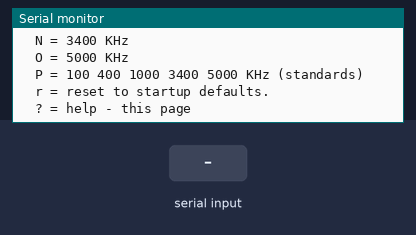
The sketch below on a simulated Teensy 4. On the bench: the last lines printed to the serial monitor. Inputs (shaded band) come from the test bench.

Above: at 1.2 s.
1.3 s: "@" received over Serial
At 1.7 s:
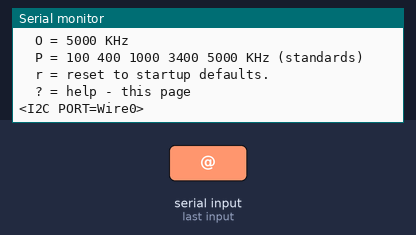
2.8 s: "s" received over Serial
At 2.91 s:
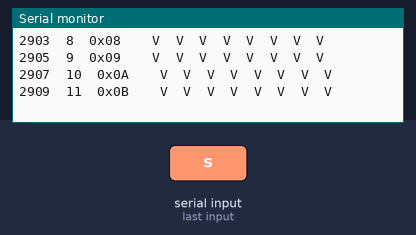
4.3 s: "d" received over Serial
At 5.2 s:
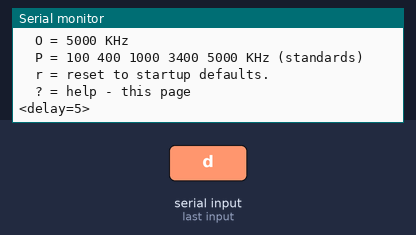
5.8 s: "h" received over Serial
At 6.4 s:
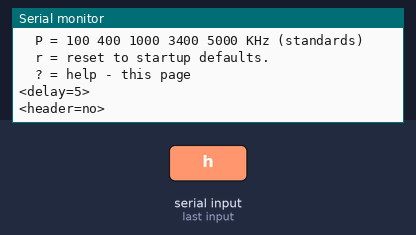
7.3 s: "p" received over Serial
At 8.5 s:
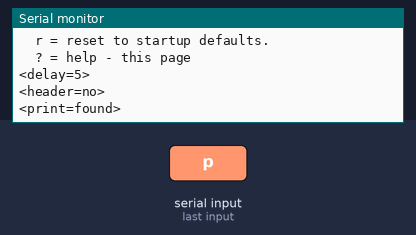
8.8 s: "i" received over Serial
At 9.8 s:
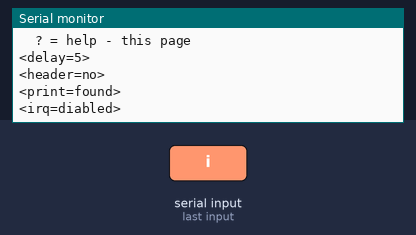
Timing chart, 0 to 11.3 s (numbered marks = the images above; inputs shaded):
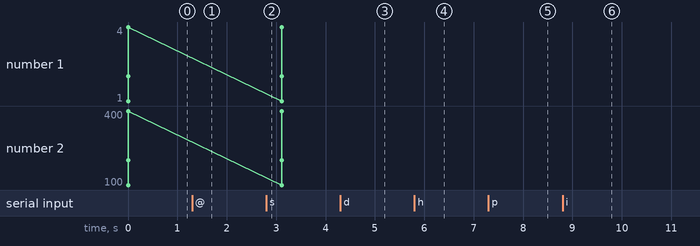

The sketch:

MultiSpeedI2CScanner.ino
```cpp
//
//    FILE: MultiSpeedI2CScanner.ino
//  AUTHOR: Rob Tillaart
// VERSION: 0.1.17
// PURPOSE: I2C scanner at different speeds
//    DATE: 2013-11-05
//     URL: https://github.com/RobTillaart/MultiSpeedI2CScanner
//     URL: http://forum.arduino.cc/index.php?topic=197360
//


#include <Arduino.h>
#include <Wire.h>

//  FOR INTERNAL I2C BUS NANO 33 BLE
//  #define WIRE_IMPLEMENT_WIRE1 1
//  extern TwoWire Wire1;

TwoWire *wire;

const char version[] = "0.1.16";


//  INTERFACE COUNT (TESTED TEENSY 3.5 AND ARDUINO DUE ONLY)
int wirePortCount = 1;
int selectedWirePort = 0;


//  scans devices from 50 to 800 KHz I2C speeds.
//  speed lower than 50 and above 400 can cause problems
long speed[10] = { 100, 200, 300, 400 };
int speeds;

int addressStart = 8;
int addressEnd = 119;


//  DELAY BETWEEN TESTS
//  for delay between tests of found devices.
#ifndef RESTORE_LATENCY
#define RESTORE_LATENCY       5
#endif

bool delayFlag = false;


//  MINIMIZE OUTPUT
bool printAll = true;
bool header = true;
bool disableIRQ = false;


//  STATE MACHINE
enum states {
  STOP, ONCE, CONT, HELP
};
states state = STOP;


//  TIMING
uint32_t startScan;
uint32_t stopScan;


///////////////////////////////////////////////////////////////////////////
//
// MAIN CODE
//
void setup()
{
  Serial.begin(115200);
  while (!Serial);

#if defined (ESP8266) || defined(ESP32)
  uint8_t sda = 14;  //  21
  uint8_t scl = 15;  //  22
  Wire.begin(sda, scl, 100000);  //  ESP32 - change config pins if needed.
#else
  Wire.begin();
#endif

#if defined WIRE_IMPLEMENT_WIRE1 || WIRE_INTERFACES_COUNT > 1
  Wire1.begin();
  wirePortCount++;
#endif
#if defined WIRE_IMPLEMENT_WIRE2 || WIRE_INTERFACES_COUNT > 2
  Wire2.begin();
  wirePortCount++;
#endif
#if defined WIRE_IMPLEMENT_WIRE3 || WIRE_INTERFACES_COUNT > 3
  Wire3.begin();
  wirePortCount++;
#endif
#if defined WIRE_IMPLEMENT_WIRE4 || WIRE_INTERFACES_COUNT > 4
  Wire4.begin();
  wirePortCount++;
#endif
#if defined WIRE_IMPLEMENT_WIRE5 || WIRE_INTERFACES_COUNT > 5
  Wire5.begin();
  wirePortCount++;
#endif

  wire = &Wire;

  Serial.println();
  reset();
}


void loop()
{
  yield();
  char command = getCommand();
  switch (command)
  {
    case '@':
      selectedWirePort = (selectedWirePort + 1) % wirePortCount;
      Serial.print(F("<I2C PORT=Wire"));
      Serial.print(selectedWirePort);
      Serial.println(F(">"));
      switch (selectedWirePort)
      {
        case 0:
          wire = &Wire;
          break;
#if defined WIRE_IMPLEMENT_WIRE1 || WIRE_INTERFACES_COUNT > 1
        case 1:
          wire = &Wire1;
          break;
#endif
#if defined WIRE_IMPLEMENT_WIRE2 || WIRE_INTERFACES_COUNT > 2
        case 2:
          wire = &Wire2;
          break;
#endif
#if defined WIRE_IMPLEMENT_WIRE3 || WIRE_INTERFACES_COUNT > 3
        case 3:
          wire = &Wire3;
          break;
#endif
#if defined WIRE_IMPLEMENT_WIRE4 || WIRE_INTERFACES_COUNT > 4
        case 4:
          wire = &Wire4;
          break;
#endif
#if defined WIRE_IMPLEMENT_WIRE5 || WIRE_INTERFACES_COUNT > 5
        case 5:
          wire = &Wire5;
          break;
#endif
      }
      break;

    case 's':
      state = ONCE;
      break;
    case 'c':
      state = CONT;
      break;
    case 'd':
      delayFlag = !delayFlag;
      Serial.print(F("<delay="));
      Serial.println(delayFlag ? F("5>") : F("0>"));
      break;

    case 'e':
      // eeprom test TODO
      break;

    case 'h':
      header = !header;
      Serial.print(F("<header="));
      Serial.println(header ? F("yes>") : F("no>"));
      break;
    case 'p':
      printAll = !printAll;
      Serial.print(F("<print="));
      Serial.println(printAll ? F("all>") : F("found>"));
      break;
    case 'i':
      disableIRQ = !disableIRQ;
      Serial.print(F("<irq="));
      Serial.println(disableIRQ ? F("diabled>") : F("enabled>"));
      break;

    case '0':
    case '1':
    case '2':
    case '4':
    case '8':
    case '9':
    case 'M':
    case 'N':
    case 'O':
    case 'P':
      setSpeed(command);
      break;

    case 'r':
      reset();
      break;

    case 'a':
      setAddress();
      break;

    case 'q':
    case '?':
      state = HELP;
      break;
    default:
      break;
  }

  switch (state)
  {
    case ONCE:
      I2Cscan();
      state = HELP;
      break;
    case CONT:
      I2Cscan();
      delay(1000);
      break;
    case HELP:
      displayHelp();
      state = STOP;
      break;
    case STOP:
      break;
    default: // ignore all non commands
      break;
  }
}

//////////////////////////////////////////////////////////////////////

void reset()
{
  setSpeed('9');
  selectedWirePort = 0;
  addressStart     = 8;
  addressEnd       = 119;

  delayFlag  = false;
  printAll   = true;
  header     = true;
  disableIRQ = false;

  state = STOP;

  displayHelp();
}


void setAddress()
{
  if (addressStart == 0)
  {
    addressStart = 8;
    addressEnd = 119;
  }
  else
  {
    addressStart = 0;
    addressEnd = 127;
  }
  Serial.print(F("<address Range = "));
  Serial.print(addressStart);
  Serial.print(F(".."));
  Serial.print(addressEnd);
  Serial.println(F(">"));

}


void setSpeed(char sp)
{
  switch (sp)
  {
    case '1':
      speed[0] = 100;
      speeds = 1;
      break;
    case '2':
      speed[0] = 200;
      speeds = 1;
      break;
    case '4':
      speed[0] = 400;
      speeds = 1;
      break;
    case '8':
      speed[0] = 800;
      speeds = 1;
      break;
    case '9':  // limited to 400 KHz
      speeds = 8;
      for (int i = 1; i <= speeds; i++) speed[i - 1] = i * 50;
      break;
    case '0':  // limited to 800 KHz
      speeds = 8;
      for (int i = 1; i <= speeds; i++) speed[i - 1] = i * 100;
      break;

    // new in 0.1.10 - experimental
    case 'M':
      speed[0] = 1000;
      speeds = 1;
      break;
    case 'N':
      speed[0] = 3400;
      speeds = 1;
      break;
    case 'O':
      speed[0] = 5000;
      speeds = 1;
      break;
    case 'P':
      speed[0] = 100;
      speed[1] = 400;
      speed[2] = 1000;
      speed[3] = 3400;
      speed[4] = 5000;
      speeds = 5;
      break;
  }
  Serial.print("<speeds =");
  for (int i = 0; i < speeds; i++)
  {
    Serial.print(' ');
    Serial.print(speed[i]);
  }
  Serial.println(" >");
}


char getCommand()
{
  char c = '\0';
  if (Serial.available())
  {
    c = Serial.read();
  }
  return c;
}


void displayHelp()
{
  Serial.print(F("\nArduino MultiSpeed I2C Scanner - "));
  Serial.println(version);
  Serial.println();
  Serial.print(F("I2C ports: "));
  Serial.print(wirePortCount);
  Serial.print(F("  Current: Wire"));
  Serial.println(selectedWirePort);
  Serial.println(F("\t@ = toggle Wire - Wire1 .. Wire5 [e.g. TEENSY or Arduino Due]"));

  Serial.println(F("Scan mode:"));
  Serial.println(F("\ts = single scan"));
  Serial.println(F("\tc = continuous scan - 1 second delay"));
  Serial.println(F("\tq = quit continuous scan"));
  Serial.println(F("\td = toggle latency delay between successful tests. 0 - 5 ms"));
  Serial.println(F("\ti = toggle enable/disable interrupts"));

  Serial.println(F("Output:"));
  Serial.println(F("\tp = toggle printAll - printFound."));
  Serial.println(F("\th = toggle header - noHeader."));
  Serial.println(F("\ta = toggle address range, 0..127 - 8..119 (default)"));

  Serial.println(F("Speeds:"));
  Serial.println(F("\t0 = 100..800 KHz - step 100  (warning - can block!!)"));
  Serial.println(F("\t1 = 100 KHz"));
  Serial.println(F("\t2 = 200 KHz"));
  Serial.println(F("\t4 = 400 KHz"));
  Serial.println(F("\t9 = 50..400 KHz - step 50     < DEFAULT >"));
  Serial.println();
  Serial.println(F("\t!! HIGH SPEEDS - WARNING - can block - not applicable for UNO"));
  Serial.println(F("\t8 =  800 KHz"));
  Serial.println(F("\tM = 1000 KHz"));
  Serial.println(F("\tN = 3400 KHz"));
  Serial.println(F("\tO = 5000 KHz"));
  Serial.println(F("\tP = 100 400 1000 3400 5000 KHz (standards)"));
  Serial.println(F("\n\tr = reset to startup defaults."));
  Serial.println(F("\t? = help - this page"));
  Serial.println();
}


void I2Cscan()
{
  startScan = millis();
  uint8_t count = 0;

  if (disableIRQ)
  {
    noInterrupts();
  }

  if (header)
  {
    Serial.print(F("TIME\tDEC\tHEX\t"));
    for (uint8_t s = 0; s < speeds; s++)
    {
      Serial.print(F("\t"));
      Serial.print(speed[s]);
    }
    Serial.println(F("\t[KHz]"));
    for (uint8_t s = 0; s < speeds + 5; s++)
    {
      Serial.print(F("--------"));
    }
    Serial.println();
    delay(100);
  }

  for (uint8_t address = addressStart; address <= addressEnd; address++)
  {
    bool printLine = printAll;
    bool found[speeds];
    bool fnd = false;

    for (uint8_t s = 0; s < speeds ; s++)
    {
      yield();    // keep ESP happy

#if ARDUINO < 158 && defined (TWBR)
      uint16_t PREV_TWBR = TWBR;
      TWBR = (F_CPU / (speed[s] * 1000) - 16) / 2;
      if (TWBR < 2)
      {
        Serial.println("ERROR: not supported speed");
        TWBR = PREV_TWBR;
        return;
      }
#else
      wire->setClock(speed[s] * 1000UL);
#endif
      wire->beginTransmission (address);
      found[s] = (wire->endTransmission () == 0);
      fnd |= found[s];
      // give device 5 millis
      if (fnd && delayFlag) delay(RESTORE_LATENCY);
    }

    if (fnd) count++;
    printLine |= fnd;

    if (printLine)
    {
      Serial.print(millis());
      Serial.print(F("\t"));
      Serial.print(address, DEC);
      Serial.print(F("\t0x"));
      if (address < 0x10) Serial.print(0, HEX);
      Serial.print(address, HEX);
      Serial.print(F("\t"));

      for (uint8_t s = 0; s < speeds ; s++)
      {
        Serial.print(F("\t"));
        Serial.print(found[s] ? F("V") : F("."));
      }
      Serial.println();
    }
  }

/*
  //  FOOTER
  if (header)
  {
    for (uint8_t s = 0; s < speeds + 5; s++)
    {
      Serial.print(F("--------"));
    }
    Serial.println();

    Serial.print(F("TIME\tDEC\tHEX\t"));
    for (uint8_t s = 0; s < speeds; s++)
    {
      Serial.print(F("\t"));
      Serial.print(speed[s]);
    }
    Serial.println(F("\t[KHz]"));
  }
*/

  stopScan = millis();
  if (header)
  {
    Serial.println();
    Serial.print(count);
    Serial.print(F(" devices found in "));
    Serial.print(stopScan - startScan);
    Serial.println(F(" milliseconds."));
  }

  interrupts();
}


// -- END OF FILE --
```

Measured:
- after the input at 1.3 s, the serial monitor: prints a new line at once (image 1)
- after the input at 2.8 s, the serial monitor: prints a new line at once (image 2)
- after the input at 7.3 s, the serial monitor: prints a new line at once (image 5)
- after the input at 8.8 s, the serial monitor: prints a new line at once (image 6)
